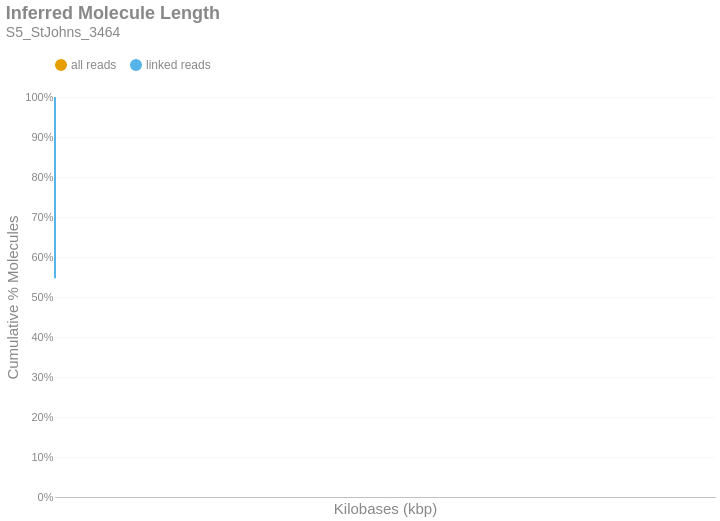

The code cell stored with this chart in its notebook:
### Markdown cell above
### Inferred Molecule Length
This is the cumulative frequency distribution of molecule lengths inferred from the first and last alignment positions along a contig for all alignments associated with a single linked-read barcode on a given contig.There are two distributions: one with `all` the alignments (yellow) and another with only `linked reads` (blue). The percent of molecules in the `linked reads` distribution is relative to the total number of linked molecules.

### Code cell
if SKIPLR:
    print_html(f"Skipped")
else:
    binned_df = consolidated_hist(valids['length_inferred']/1000, mask, 10, True)
    binned_df = binned_df.with_columns(
        pl.when(pl.col('bin').cast(pl.Utf8) == '0').then(pl.lit('1')).otherwise(pl.col('bin').cast(pl.Utf8)).alias('bin')
    )
    with SafeRender(binned_df):
        (
            density_plot(binned_df, 'Inferred Molecule Length', samplename, 'inferredlen')
            .transform_calculate(bin_kb='datum.bin / 1000')
            .encode(
                x=alt.X('bin_kb:Q', title="Kilobases (kbp)").scale(type='log', padding=0).axis(labelAngle=-40),
                y=alt.Y('value:Q', title='Cumulative % Molecules')
                    .axis(format='%')
                    .stack(False)
                    .scale(domainMin=0, domainMax=1,padding=0),
                color=alt.Color("key:N").scale(domain = ["all reads", "linked reads"]),
                tooltip = [
                    alt.Tooltip("key:N", title = "Data Type"),
                    alt.Tooltip("range_label:N", title="Kilobases"),
                    alt.Tooltip("value:Q", format = ".2%", title="% Molecules (Cum.)")
                ]
            )
        ).display()

### Figure 1 — Vega-Lite specification as saved in the notebook (floating-point values rounded to 4 significant figures; data arrays with more than 128 entries replaced by an {"elided": "..."} marker saying what was removed)
{"width": "container", "height": 400, "config": {"title": {"anchor": "start", "dy": -15, "fontSize": 18, "color": "#888888", "subtitleColor": "#888888", "subtitleFontSize": 14}, "arc": {"fill": "#0072B2"}, "axis": {"domainColor": "#888888", "domainWidth": 0.5, "gridWidth": 0.2, "grid": false, "titleFontWeight": 400, "titleFontSize": 15, "labelFontSize": 11, "labelColor": "#888888", "tickColor": "#888888", "tickWidth": 0.2, "titleColor": "#888888"}, "axisBand": {"grid": false}, "axisX": {"grid": true, "tickSize": 10, "domainCap": "round"}, "axisY": {"domain": false, "grid": true, "tickSize": 0, "domainCap": "round"}, "background": "transparent", "header": {"labelFontSize": 15, "labelColor": "#888888", "titleFontSize": 15, "titleFontWeight": 600, "titleColor": "#888888"}, "legend": {"labelFont": "sans-serif", "labelFontSize": 12, "labelColor": "#888888", "symbolSize": 100, "symbolType": "circle", "titleFontSize": 12, "titlePadding": 10, "titleColor": "#888888", "title": null, "orient": "top"}, "range": {"category": ["#E69F00", "#56B4E9", "#009E73", "#F0E442", "#0072B2", "#D55E00", "#CC79A7", "#000000"], "diverging": ["#cfe8f3", "#a2d4ec", "#73bfe2", "#46abdb", "#1696d2", "#12719e"]}, "area": {"fill": "#0072B2", "fillOpacity": 0.7, "line": true, "strokeOpacity": 0.7}, "line": {"color": "#0072B2", "stroke": "#0072B2", "strokeWidth": 2}, "trail": {"color": "#0072B2", "stroke": "#0072B2", "strokeWidth": 0, "size": 1}, "point": {"filled": true, "fillOpacity": 1.0, "size": 95}, "text": {"color": "#888888", "fontSize": 11, "align": "right", "fontWeight": 400, "size": 11}, "bar": {"fill": "#0072B2", "stroke": null}, "view": {"stroke": null, "continuousWidth": 660, "continuousHeight": 400}}, "data": {"name": "data-2d4d4bf4e8a3a0a0169fdec1e42c0c85"}, "mark": {"type": "line", "interpolate": "monotone", "point": {"opacity": 0, "size": 275}}, "encoding": {"color": {"field": "key", "scale": {"domain": ["all reads", "linked reads"]}, "type": "nominal"}, "tooltip": [{"field": "key", "title": "Data Type", "type": "nominal"}, {"field": "range_label", "title": "Kilobases", "type": "nominal"}, {"field": "value", "format": ".2%", "title": "% Molecules (Cum.)", "type": "quantitative"}], "x": {"axis": {"labelAngle": -40}, "field": "bin_kb", "scale": {"type": "log", "padding": 0}, "title": "Kilobases (kbp)", "type": "quantitative"}, "y": {"axis": {"format": "%"}, "field": "value", "scale": {"domainMin": 0, "domainMax": 1, "padding": 0}, "stack": false, "title": "Cumulative % Molecules", "type": "quantitative"}}, "params": [{"name": "param_c36ac31b6afebe62", "select": {"type": "point", "fields": ["key"]}, "bind": "legend"}], "title": {"text": "Inferred Molecule Length", "subtitle": "S5_StJohns_3464"}, "transform": [{"fold": ["all reads (cumsum)", "linked reads (cumsum)"]}, {"calculate": "replace(datum.key, ' (cumsum)', '')", "as": "key"}, {"filter": {"param": "param_c36ac31b6afebe62"}}, {"calculate": "datum.bin / 1000", "as": "bin_kb"}], "usermeta": {"embedOptions": {"downloadFileName": "S5_StJohns_3464.inferredlen"}}, "$schema": "https://vega.github.io/schema/vega-lite/v6.1.0.json", "datasets": {"data-2d4d4bf4e8a3a0a0169fdec1e42c0c85": {"elided": "781 records"}}}
